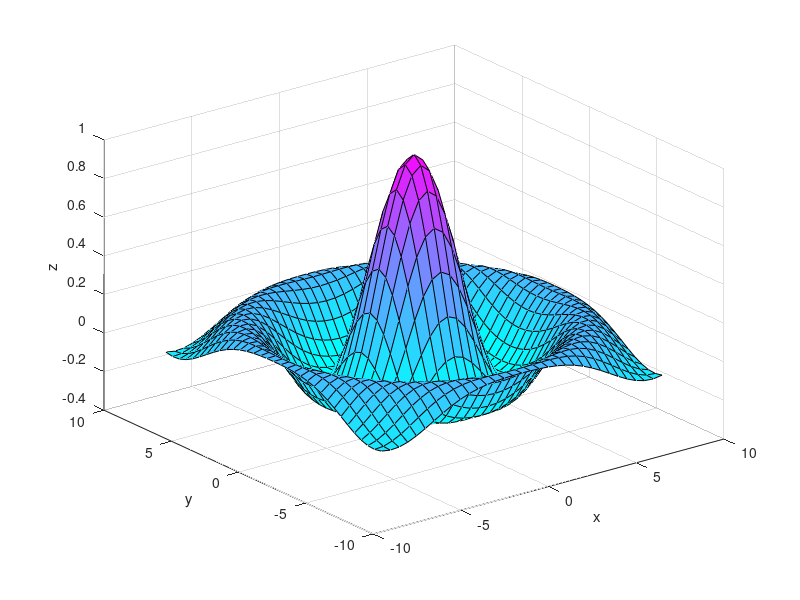

Recreate this plot in MATLAB.
clear;
x=-8:0.5:8;
y=x';
X=ones(size(y))*x;
Y=y*ones(size(x));
R=sqrt(X.^2+Y.^2)+eps;
Z=sin(R)./R;
surf(X,Y,Z);
colormap(cool)
xlabel('x'),ylabel('y'),zlabel('z')